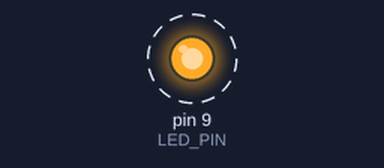
A sketch run on a simulated Arduino Uno, built with avr-gcc and run on an emulated ATmega328P. On the bench: output pins drawn as LEDs (lit = HIGH). Dashed ring = blinking.

Above: at 0.5 s.
Timing chart, 0 to 4.6 s (numbered marks = the images above):
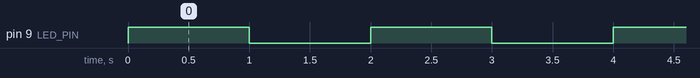

Measured:
- by itself, pin 9 (LED_PIN): alternates HIGH for 1.0 s and LOW for 1.0 s

The sketch:

Class1LED.ino
```cpp
// Let's light up an LED. Connect the long lead ('+') to pin 9, and the short lead to a resistor (330ohm), and the resistor to ground.

// This first section is where you "define" some values
#define LED_PIN 9     //Our LED will be controlled by digital pin 9, which is a PWM pin (adjustable


// The setup routine runs once when you press reset. It's where you tell the board how to configure itself, among other things.
void setup() {
  // initialize the LED pin as an output. pinMode is a built-in command in the Arduino library
  pinMode(LED_PIN, OUTPUT);

}

// the loop routine runs over and over again forever:
void loop() {
  analogWrite(LED_PIN, 255);   // turn the LED on (255 is the maximum value)
  delay(1000);               // wait for a second
  analogWrite(LED_PIN, 0);    // turn the LED off by making the voltage LOW
  delay(1000);               // wait for a second
}
```
